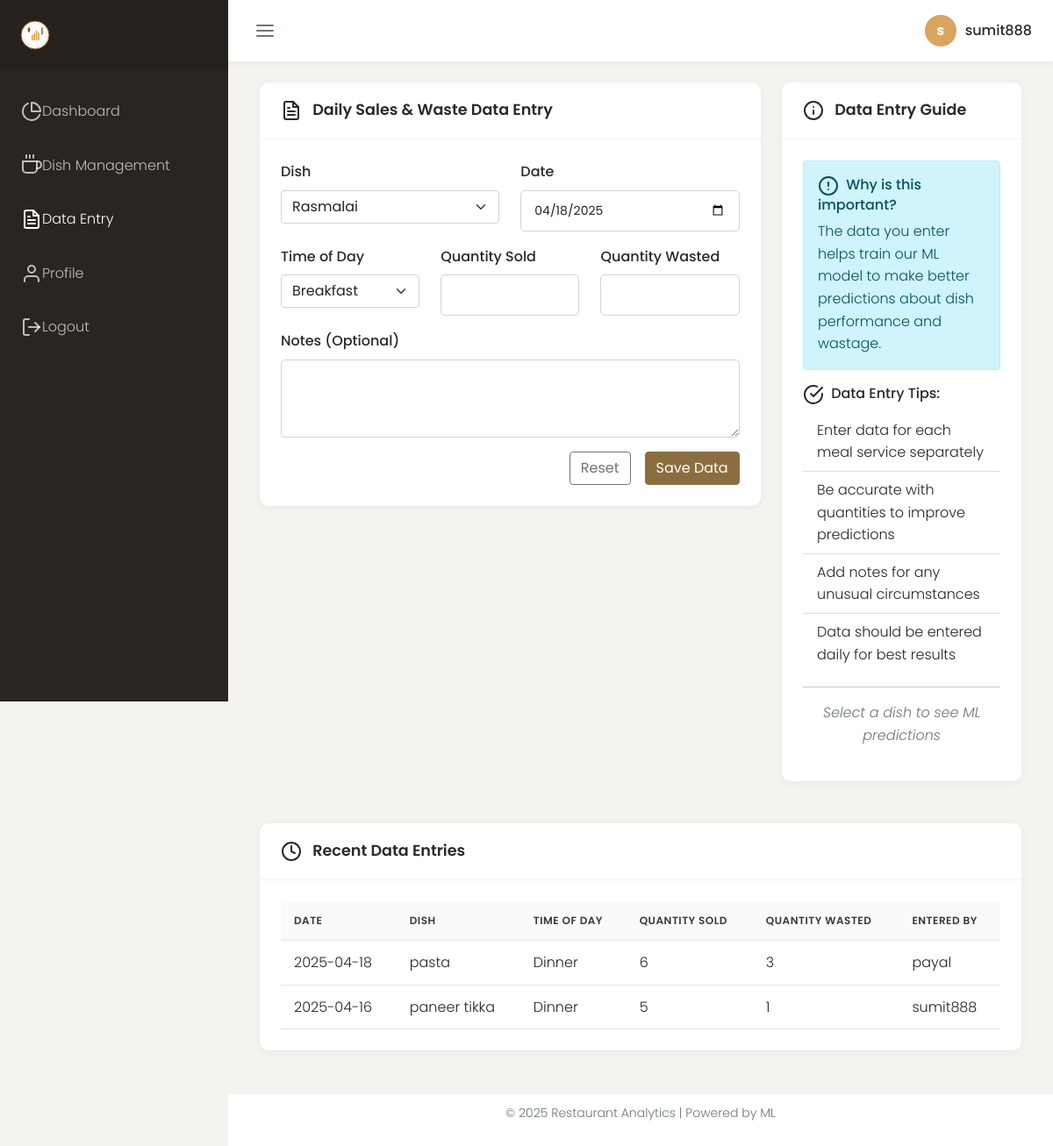
The app's page /daily-data (signed in) with its own data.
### models.py (models this page shows, shortened)
class User(UserMixin, db.Model):
    id = db.Column(db.Integer, primary_key=True)
    username = db.Column(db.String(64), unique=True, nullable=False)
    email = db.Column(db.String(120), unique=True, nullable=False)
    password_hash = db.Column(db.String(256), nullable=False)
    role = db.Column(db.String(20), nullable=False, default='staff')  # 'admin' or 'staff'
    created_at = db.Column(db.DateTime, default=datetime.utcnow, nullable=False)
    daily_data = db.relationship('DailyData', backref='user', lazy=True)

class DailyData(db.Model):
    id = db.Column(db.Integer, primary_key=True)
    dish_id = db.Column(db.Integer, db.ForeignKey('dish.id'), nullable=False)
    user_id = db.Column(db.Integer, db.ForeignKey('user.id'), nullable=False)
    date = db.Column(db.Date, nullable=False, default=lambda: datetime.utcnow().date())
    day_of_week = db.Column(db.Integer, nullable=False)  # 0-6 (Monday-Sunday)
    time_of_day = db.Column(db.String(20), nullable=False)  # breakfast, lunch, dinner
    quantity_sold = db.Column(db.Integer, nullable=False)
    quantity_wasted = db.Column(db.Integer, nullable=False)
    notes = db.Column(db.Text)
    created_at = db.Column(db.DateTime, default=datetime.utcnow, nullable=False)

class Dish(db.Model):
    id = db.Column(db.Integer, primary_key=True)
    name = db.Column(db.String(100), nullable=False)
    description = db.Column(db.Text)
    category = db.Column(db.String(50))  # appetizer, main, dessert, etc.
    price = db.Column(db.Float, nullable=False)
    image_url = db.Column(db.String(255))  # URL to dish image
    created_at = db.Column(db.DateTime, default=datetime.utcnow, nullable=False)
    updated_at = db.Column(db.DateTime, default=datetime.utcnow, onupdate=datetime.utcnow, nullable=False)
    daily_data = db.relationship('DailyData', backref='dish', lazy=True)

### routes.py (the view, shortened to what this page needs)
    @app.route('/daily-data', methods=['GET', 'POST'])
    @login_required
    def daily_data():
        form = DailyDataForm()
        form.dish.choices = [(dish.id, dish.name) for dish in Dish.query.order_by(Dish.name).all()]
        if request.method == 'GET':
            form.date.data = datetime.now().date()
        recent_entries = DailyData.query.order_by(DailyData.created_at.desc()).limit(10).all()
        return render_template(
            'dish_form.html',
            title='Daily Data Entry',
            form=form,
            recent_entries=recent_entries
        )

### templates/dish_form.html (shortened to what this page needs)
{% extends "base.html" %}
{% block content %}
<div class="container-fluid">
    <div class="row">
        <div class="col-lg-8">
            <div class="dashboard-card">
                <div class="dashboard-card-header">
                    <h5 class="dashboard-card-title">
                        <i data-feather="file-text" class="feather-sm me-2"></i>
                        Daily Sales & Waste Data Entry
                    </h5>
                </div>
                <div class="dashboard-card-body">
                    <form method="POST" action="{{ url_for('daily_data') }}" class="needs-validation" novalidate>
                        <div class="row mb-3">
                            <div class="col-md-6">
                                <label class="form-label" for="dish">Dish</label>
                                {{ form.dish(class="form-select", id="dish", required=true) }}
                            </div>
                            <div class="col-md-6">
                                <label class="form-label" for="date">Date</label>
                                {{ form.date(class="form-control", id="date", required=true, type="date") }}
                            </div>
                        </div>
                        <div class="row mb-3">
                            <div class="col-md-4">
                                <label class="form-label" for="time_of_day">Time of Day</label>
                                {{ form.time_of_day(class="form-select", id="time_of_day", required=true) }}
                            </div>
                            <div class="col-md-4">
                                <label class="form-label" for="quantity_sold">Quantity Sold</label>
                                {{ form.quantity_sold(class="form-control", id="quantity_sold", required=true, type="number", min=0) }}
                            </div>
                            <div class="col-md-4">
                                <label class="form-label" for="quantity_wasted">Quantity Wasted</label>
                                {{ form.quantity_wasted(class="form-control", id="quantity_wasted", required=true, type="number", min=0) }}
                            </div>
                        </div>
                        <div class="mb-3">
                            <label class="form-label" for="notes">Notes (Optional)</label>
                            {{ form.notes(class="form-control", id="notes", rows=3) }}
                        </div>
                        <div class="d-grid gap-2 d-md-flex justify-content-md-end">
                            <button type="reset" class="btn btn-outline-secondary me-md-2">Reset</button>
                            {{ form.submit(class="btn btn-primary") }}
                        </div>
                    </form>
                </div>
            </div>
        </div>
        <div class="col-lg-4">
            <div class="dashboard-card">
                <div class="dashboard-card-header">
                    <h5 class="dashboard-card-title">
                        <i data-feather="info" class="feather-sm me-2"></i>
                        Data Entry Guide
                    </h5>
                </div>
                <div class="dashboard-card-body">
                    <div class="alert alert-info">
                        <h6 class="alert-heading"><i data-feather="alert-circle" class="feather-sm me-1"></i> Why is this important?</h6>
                        <p class="mb-0">The data you enter helps train our ML model to make better predictions about dish performance and wastage.</p>
                    </div>
                    <div class="mb-3">
                        <h6><i data-feather="check-circle" class="feather-sm me-1"></i> Data Entry Tips:</h6>
                        <ul class="list-group list-group-flush">
                            <li class="list-group-item">Enter data for each meal service separately</li>
                            <li class="list-group-item">Be accurate with quantities to improve predictions</li>
                            <li class="list-group-item">Add notes for any unusual circumstances</li>
                            <li class="list-group-item">Data should be entered daily for best results</li>
                        </ul>
                    </div>
                    <hr>
                    <div id="prediction-container">
                        <p class="text-center text-muted">
                            <em>Select a dish to see ML predictions</em>
                        </p>
                    </div>
                </div>
            </div>
        </div>
    </div>
    <div class="row mt-4">
        <div class="col-12">
            <div class="dashboard-card">
                <div class="dashboard-card-header">
                    <h5 class="dashboard-card-title">
                        <i data-feather="clock" class="feather-sm me-2"></i>
                        Recent Data Entries
                    </h5>
                </div>
                <div class="dashboard-card-body">
                    <div class="table-responsive">
                        <table class="table table-hover">
                            <thead>
                                <tr>
                                    <th>Date</th>
                                    <th>Dish</th>
                                    <th>Time of Day</th>
                                    <th>Quantity Sold</th>
                                    <th>Quantity Wasted</th>
                                    <th>Entered By</th>
                                </tr>
                            </thead>
                            <tbody>
                                {% for entry in recent_entries %}
                                <tr>
                                    <td>{{ entry.date.strftime('%Y-%m-%d') }}</td>
                                    <td>{{ entry.dish.name }}</td>
                                    <td>{{ entry.time_of_day.capitalize() }}</td>
                                    <td>{{ entry.quantity_sold }}</td>
                                    <td>{{ entry.quantity_wasted }}</td>
                                    <td>{{ entry.user.username }}</td>
                                </tr>
                                {% else %}
                                <tr>
                                    <td colspan="6" class="text-center">No recent entries found</td>
                                </tr>
                                {% endfor %}
                            </tbody>
                        </table>
                    </div>
                </div>
            </div>
        </div>
    </div>
</div>
{% endblock %}

### templates/base.html (shortened to what this page needs)
<!DOCTYPE html>
<html lang="en">
<head>
    <link href="https://cdn.jsdelivr.net/npm/bootstrap@5.1.3/dist/css/bootstrap.min.css" rel="stylesheet">
    <link href="https://cdnjs.cloudflare.com/ajax/libs/font-awesome/6.0.0-beta3/css/all.min.css" rel="stylesheet">
    <link rel="stylesheet" href="https://cdn.jsdelivr.net/npm/daterangepicker@3.1.0/daterangepicker.css">
    <link href="https://cdn.jsdelivr.net/npm/aos@2.3.4/dist/aos.css" rel="stylesheet">
    <link rel="stylesheet" href="{{ url_for('static', filename='css/style.css') }}">
</head>
<body>
    {% if current_user.is_authenticated %}
        <div class="dashboard-container">
            <aside class="sidebar">
                <div class="sidebar-header">
                    <a href="{{ url_for('dashboard') }}" class="sidebar-brand">
                        <img src="{{ url_for('static', filename='svg/logo.svg') }}" alt="Restaurant Analytics" height="40">
                    </a>
                </div>
                <ul class="sidebar-menu">
                    <li class="sidebar-item">
                        <a href="{{ url_for('dashboard') }}" class="sidebar-link">
                            <i data-feather="pie-chart"></i>
                            <span>Dashboard</span>
                        </a>
                    </li>
                    <li class="sidebar-item">
                        <a href="{{ url_for('dish_management') }}" class="sidebar-link">
                            <i data-feather="coffee"></i>
                            <span>Dish Management</span>
                        </a>
                    </li>
                    <li class="sidebar-item">
                        <a href="{{ url_for('daily_data') }}" class="sidebar-link">
                            <i data-feather="file-text"></i>
                            <span>Data Entry</span>
                        </a>
                    </li>
                    <li class="sidebar-item">
                        <a href="{{ url_for('profile') }}" class="sidebar-link">
                            <i data-feather="user"></i>
                            <span>Profile</span>
                        </a>
                    </li>
                    <li class="sidebar-item">
                        <a href="{{ url_for('logout') }}" class="sidebar-link">
                            <i data-feather="log-out"></i>
                            <span>Logout</span>
                        </a>
                    </li>
                </ul>
            </aside>
            <div class="main-content">
                <header class="main-header">
                    <button class="toggle-sidebar" id="toggle-sidebar">
                        <i data-feather="menu"></i>
                    </button>
                    <div class="user-menu dropdown">
                        <a href="#" class="dropdown-toggle" id="userDropdown" data-bs-toggle="dropdown" aria-expanded="false">
                            <div class="user-image">{{ current_user.username[0] }}</div>
                            <div class="user-name">{{ current_user.username }}</div>
                        </a>
                    </div>
                </header>
                <div class="main-body">
                    {% block content %}{% endblock %}
                </div>
                <footer class="main-footer">
                    <div class="text-center">
                        <p>&copy; {{ now.year }} Restaurant Analytics | Powered by ML</p>
                    </div>
                </footer>
            </div>
        </div>
    {% endif %}
</body>
</html>

### records on screen
User: username "s", username "sumit888"
DailyData: date "2025-04-18", dish.name "pasta", time_of_day "Dinner", quantity_sold "6", quantity_wasted "3", user.username "payal"
DailyData: date "2025-04-16", dish.name "paneer tikka", time_of_day "Dinner", quantity_sold "5", quantity_wasted "1", user.username "sumit888"
